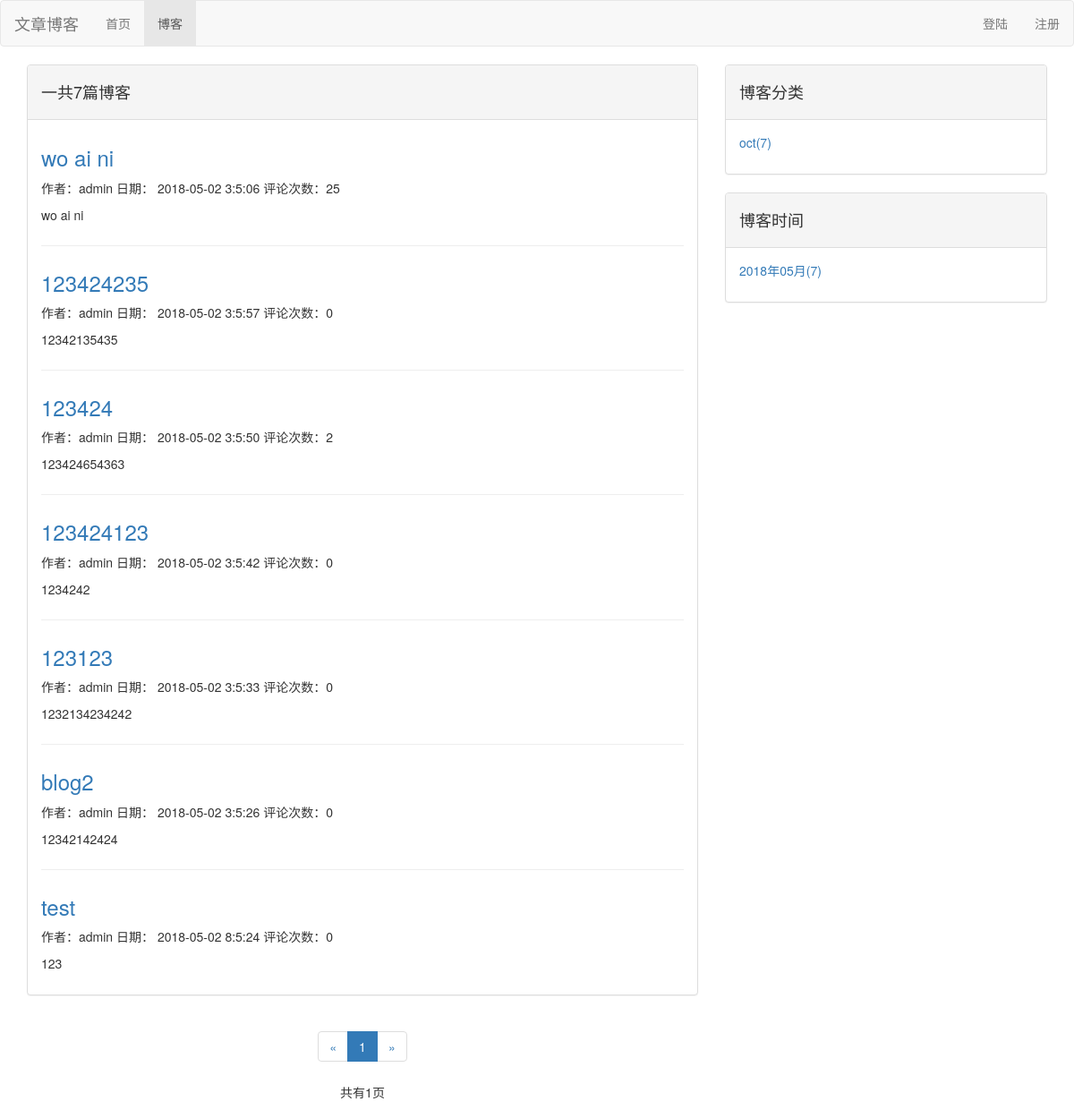
The app's page /blog/all with its own data.
### blog/models.py (models this page shows, shortened)
class Blog(models.Model,Get_Read_Count_Method):
	title=models.CharField(max_length=50)
	blog_type=models.ForeignKey(BlogType,on_delete=models.CASCADE)
	content=RichTextUploadingField()
	read_details=GenericRelation(Read_Detail)
	author=models.ForeignKey(User,on_delete=models.CASCADE)
	created_time=models.DateTimeField(auto_now_add=True)
	last_updated_time=models.DateTimeField(auto_now_add=True)

class BlogType(models.Model):
	type_name=models.CharField(max_length=15)

### blog/views.py (the view)
# urls.py: path('all',views.blog_list_all,name='blogs_all'),
def blog_list_all(request):
	template=loader.get_template('blog/blogs_all.html')
	blog_list=Blog.objects.order_by('-last_updated_time')
	page_num=request.GET.get('page',1)
	paginator=Paginator(blog_list,10)
	page_of_blogs=paginator.get_page(page_num)#判断页码有效性
	context={
	'blog_list':page_of_blogs,
	}
	current_page_num=page_of_blogs.number
	page_range=list(range(max(current_page_num-2,1),min((current_page_num+2),paginator.num_pages)+1))
	if page_range[0]-1>=2:
		page_range.insert(0,'...')
	if paginator.num_pages-page_range[-1]>=2:
		page_range.append('...')
	if page_range[0]!=1:
		page_range.insert(0,1)
	if page_range[-1]!=paginator.num_pages:
		page_range.append(paginator.num_pages)
	context['blog_types']=BlogType.objects.annotate(blog_count=Count('blog'))
	context['current_page_num']=current_page_num
	context['page_range']=page_range
	blog_dates=Blog.objects.dates('created_time','month',order="DESC")
	blog_dates_dict={}
	for blog_date in blog_dates:
		blog_count=Blog.objects.filter(created_time__year=blog_date.year,
			created_time__month=blog_date.month).count()
		blog_dates_dict[blog_date]=blog_count
	context['blog_dates']=blog_dates_dict
	return HttpResponse(template.render(context,request))

### comment/templatetags/comment_tags.py (called while the page is built)
@register.simple_tag
def get_comment_count(obj):
	content_type=ContentType.objects.get_for_model(obj)
	return Comment.objects.filter(content_type=content_type,object_id=obj.pk).count()

### templates/blog/blogs_all.html
{% extends 'blog_base.html' %}
{% load comment_tags %}
{% block sum %}一共{{blog_list.paginator.count}}篇博客{% endblock  %}
{% block all_blogs %}
	{% for blog in blog_list.object_list %}
		<div class="blog">
			<a href="{% url 'blog:detail' blog.pk %}">
				<h3>{{blog.title}}</h3>
			</a>
			<p class="information">作者：{{blog.author}} 日期： {{blog.created_time|date:"Y-m-d g:n:s"}} 评论次数：{% get_comment_count blog %}</p>
			<p>{{blog.content|striptags|truncatechars:124}}</p>
		</div>
	{% empty %}
		<div class="blog">
			<p>--暂无博客--</p>
		</div>
	{% endfor %}
{% endblock  %}

### templates/blog_base.html (shortened to what this page needs)
{% extends 'base.html' %}
{% load staticfiles %}
{% block head %}
<link rel="stylesheet" type="text/css" href="{% static 'blog.css' %}">
{% endblock %}
{% block nav_blog_active %}
active
{% endblock %}
{% block content %}
	<div class="container">
		<div class="row">
			<div class="col-md-8">
				<div class="panel panel-default">
					<div class="panel-heading"><h4>{% block sum %}{% endblock  %}</h4></div>
						<div class="panel-body">
							<ul>
								{% block all_blogs %}{% endblock  %}
							</ul>
						</div>
				</div>
				<div class="paginator">
					<ul class="pagination">
						<li>
							{% if blog_list.has_previous %}
								<a href="?page={{blog_list.previous_page_number}}" aria-lable="Previous">
								<span aria-hidden="true">&laquo;</span>
								</a>
							{% else %}
								<span aria-hidden="true">&laquo;</span>
							{% endif %}
						</li>
						{% for page_num in page_range %}
							{% if page_num == blog_list.number %}
								<li class="active"><span>{{page_num}}</span></li>
							{% else %}
								{% if page_num == '...' %}
								<li><span>{{page_num}}</span></li>
								{% else %}
								<li><a href="?page={{page_num}}">{{page_num}}</a></li>
								{% endif %}
							{% endif %}
						{% endfor %}
						<li>
							{% if blog_list.has_next %}
								<a href="?page={{blog_list.next_page_number}}" aria-lable="Next">
								<span aria-hidden="true">&raquo;</span>
								</a>
							{% else %}
								<span aria-hidden="true">&raquo;</span>
							{% endif %}
						</li>
					</ul>
					<p class="sum_page">共有{{blog_list.paginator.num_pages}}页</p>
				</div>
			</div>
			<div class="col-md-4">
				<div class="panel panel-default">
					<div class="panel-heading"><h4>博客分类</h4></div>
						<div class="panel-body">
							<ul class="blog_types">
							{% for blog_type in blog_types %}
								<li>
								<a href="{% url 'blog:blogs_with_type' blog_type.pk %}">{{blog_type.type_name}}({{blog_type.blog_count}})</a>
								</li>
							{% empty %}
								<li>暂无分类</li>
							{% endfor %}
							</ul>
						</div>
				</div>
				<div class="panel panel-default">
					<div class="panel-heading"><h4>博客时间</h4></div>
						<div class="panel-body">
							<ul class="blog_types">
							{% for blog_date,blog_count in blog_dates.items %}
								<li>
								<a href="{% url 'blog:blogs_with_date' blog_date.year blog_date.month %}">{{blog_date|date:"Y年m月"}}({{blog_count}})</a>
								</li>
							{% empty %}
								<li>暂无分类</li>
							{% endfor %}
							</ul>
						</div>
				</div>
			</div>
		</div>
	</div>
{% endblock %}

### static/base.css (style rules this page uses)
* { margin: 0; padding:0; }
ul.blog_types { list-style-type: none!important; }

### static/blog.css (style rules this page uses)
div.paginator { text-align: center; }
ul.blog_types { list-style-type: none; }
div.blog:not(:last-child) { margin-bottom: 2em; padding-bottom: 1em; border-bottom: 1px solid #eee; }
div.blog h3 { margin-top: 0.6em; }
div.blog p.information { margin-bottom: : 0; }

### records on screen
Blog: title "wo ai ni", author "admin", created_time "2018-05-02 3:5:06", id "25", content "wo ai ni"
Blog: title "123424235", author "admin", created_time "2018-05-02 3:5:57", id "0", content "12342135435"
Blog: title "123424", author "admin", created_time "2018-05-02 3:5:50", id "2", content "123424654363"
Blog: title "123424123", author "admin", created_time "2018-05-02 3:5:42", id "0", content "1234242"
Blog: title "123123", author "admin", created_time "2018-05-02 3:5:33", id "0", content "1232134234242"
Blog: title "blog2", author "admin", created_time "2018-05-02 3:5:26", id "0", content "12342142424"
Blog: title "test", author "admin", created_time "2018-05-02 8:5:24", id "0", content "123"
BlogType: type_name "oct", blog_count "7"

### other values on screen
{{ blog_list.paginator.count }} "7"
{{ page_num }} "1"
{{ blog_list.paginator.num_pages }} "1"
{{ blog_date|date:"Y年m月" }} "2018年05月"
{{ blog_count }} "7"
